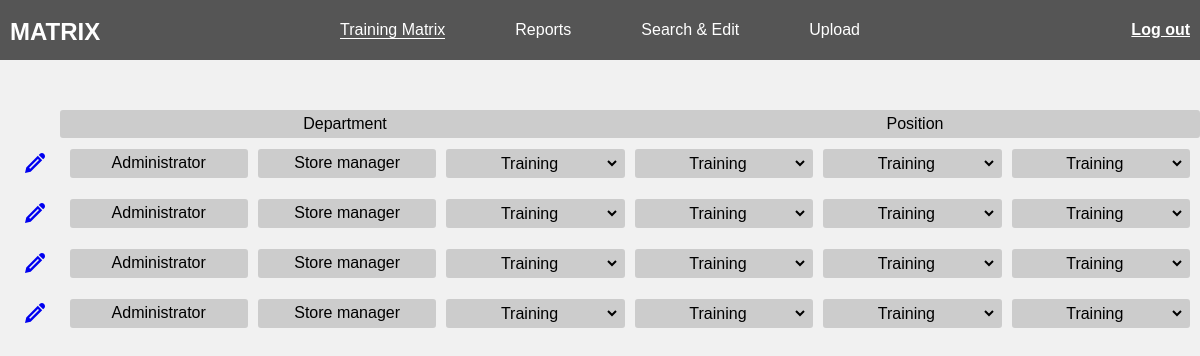
The app's page /training/matrix/ (signed in), older data.
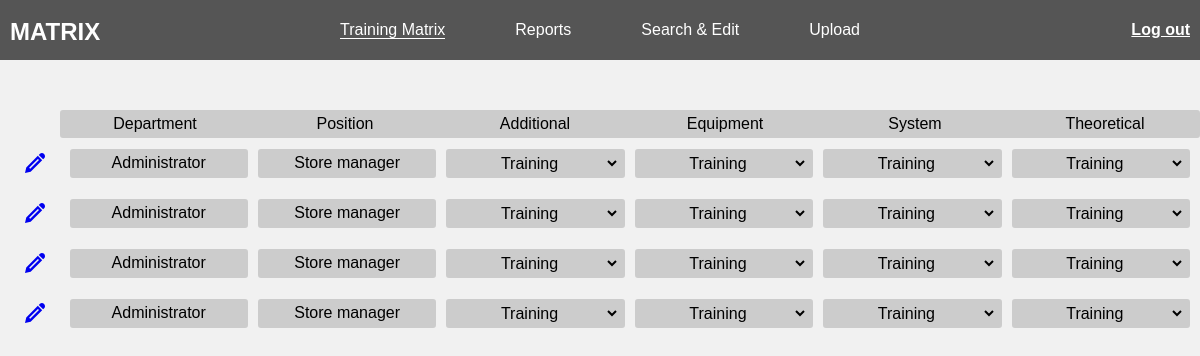
The same page, newer data.
### training/models.py (models this page shows, shortened)
class TrainingGroup(models.Model):
    title = models.CharField(max_length=200)
    class Meta:
        ordering=('title',)
        verbose_name='Training group'
        verbose_name_plural='Training groups'

### training/views.py (the view)
# urls.py: path('matrix/', HomeView.as_view(), name='home'),
class HomeView(LoginRequiredMixin, TemplateView):
    template_name = 'training/matrix.html'
    context_object_name = 'matrix'
    def get_context_data(self, **kwargs):
        context = super().get_context_data(**kwargs)
        context['groups']= TrainingGroup.objects.all()
        return context

### training/templates/training/matrix.html (shortened to what the changed rows need)
{% extends 'base/nav.html' %}
{% load static %}
{% block content %}
<main>
    <div class="main-page__table-box">
        <ul class="main-page__header">
            <li class="main-page__header-item">Department</li>
            <li class="main-page__header-item">Position</li>
            {% for group in groups %}
            <li class="main-page__header-item">{{group.title}}</li>
            {% endfor %}
        </ul>
    </div>
</main>
{% endblock content %}

Row changes from the older to the newer data that the page shows:
added TrainingGroup: title "Additional"
now on this page (row unchanged): TrainingGroup: title "Equipment"
now on this page (row unchanged): TrainingGroup: title "System"
now on this page (row unchanged): TrainingGroup: title "Theoretical"
